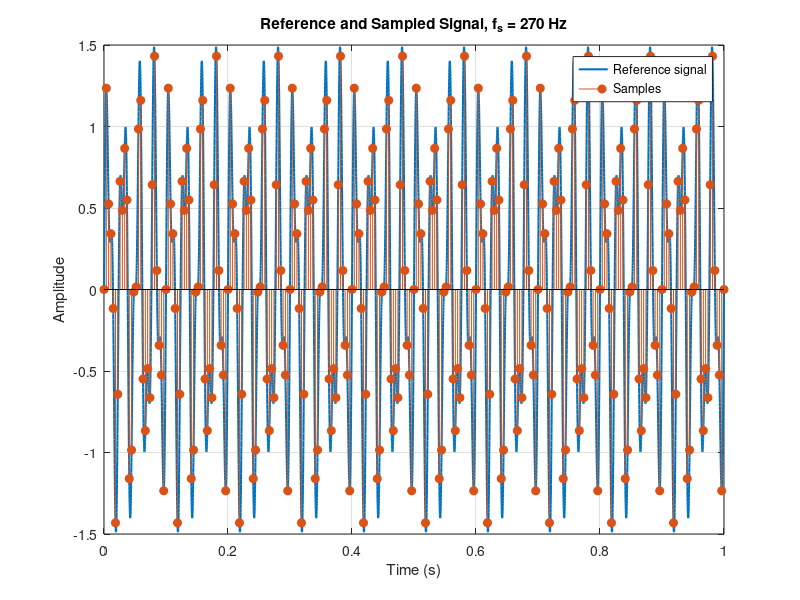
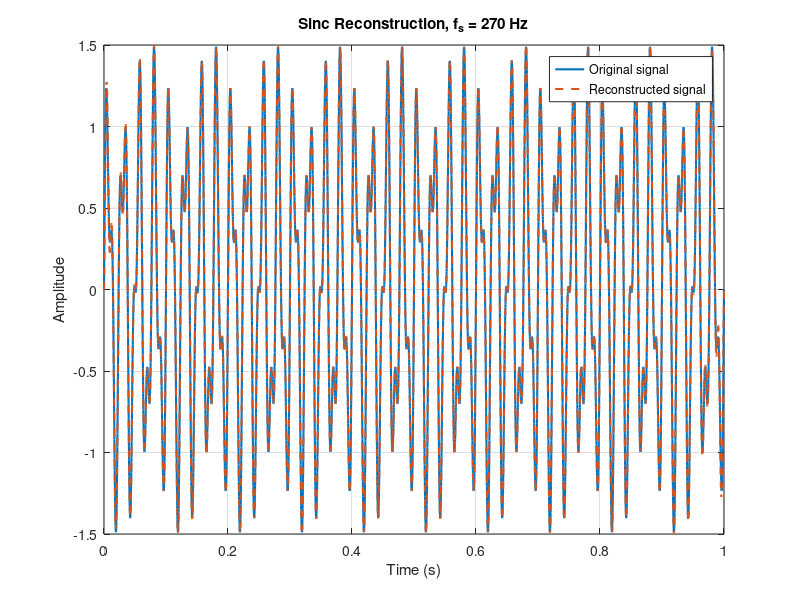
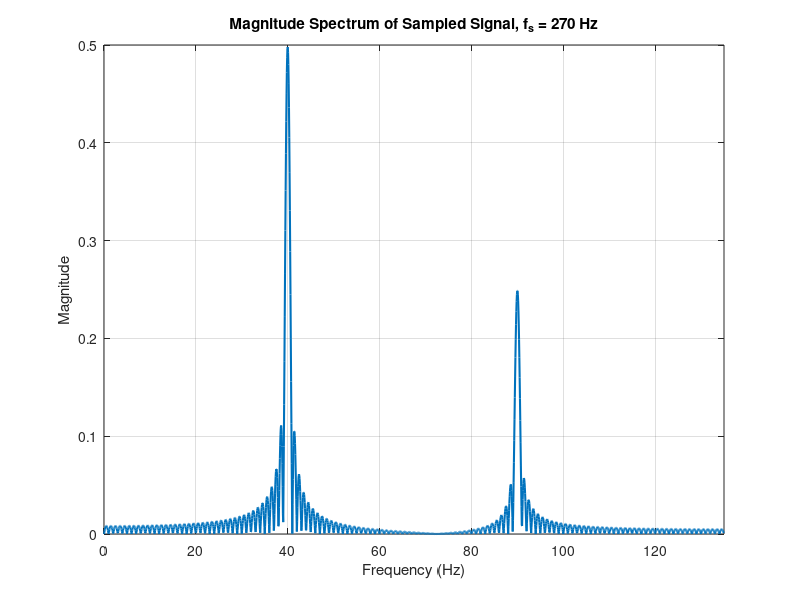
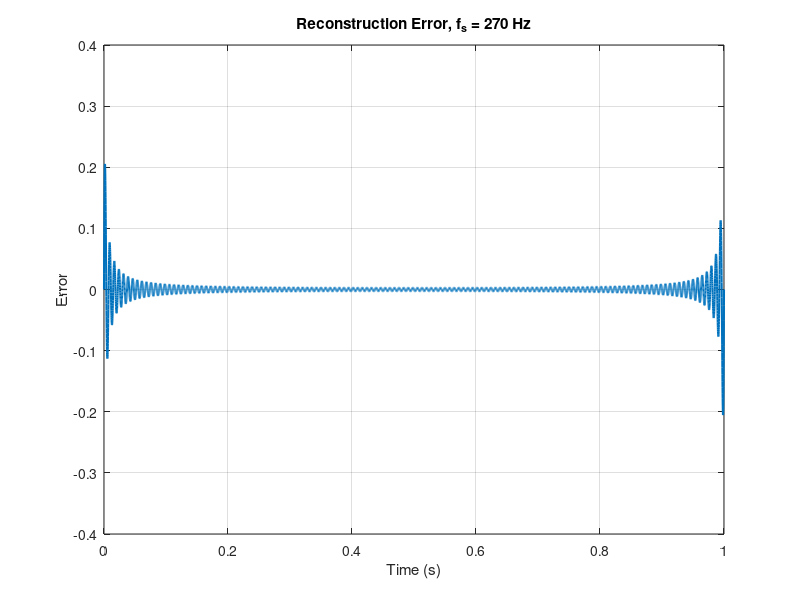

Write the MATLAB code that produced these figures, in order.
clc;
clear;
close all;

%% Experiment 3: Sampling, Aliasing and Reconstruction

% Signal frequencies
f1 = 40;              % First frequency in Hz
f2 = 90;              % Second frequency in Hz
fmax = max(f1,f2);    % Maximum frequency

% Nyquist rate
nyquist_rate = 2*fmax;

fprintf('Maximum frequency = %.2f Hz\n', fmax);
fprintf('Nyquist rate = %.2f Hz\n\n', nyquist_rate);

%% High-resolution reference signal
Fplot = 10000;        % Plotting resolution
T = 1;              % Signal duration

t = 0:1/Fplot:T;

x = sin(2*pi*f1*t) + 0.5*sin(2*pi*f2*t);

%% Sampling frequencies
fs_values = [270 180 140];

for k = 1:length(fs_values)

    fs = fs_values(k);

    % Sampling
    ts = 0:1/fs:T;
    xs = sin(2*pi*f1*ts) + 0.5*sin(2*pi*f2*ts);

    %% Sinc reconstruction
    xrec = zeros(size(t));

    for n = 1:length(ts)
        xrec = xrec + xs(n)*sinc(fs*(t-ts(n)));
    end

    %% Reconstruction error
    error_signal = x - xrec;

    RMSE = sqrt(mean(error_signal.^2));

    %% Aliased frequencies
    f_alias1 = abs(f1 - round(f1/fs)*fs);
    f_alias2 = abs(f2 - round(f2/fs)*fs);

    fprintf('Sampling frequency = %d Hz\n',fs);
    fprintf('RMSE = %.6f\n',RMSE);
    fprintf('Aliased f1 = %.2f Hz\n',f_alias1);
    fprintf('Aliased f2 = %.2f Hz\n\n',f_alias2);

    %% Figure 1: Reference and sampled signal
    figure;

    plot(t,x,'LineWidth',1.5);
    hold on;

    stem(ts,xs,'filled');

    xlabel('Time (s)');
    ylabel('Amplitude');

    title(['Reference and Sampled Signal, f_s = ',num2str(fs),' Hz']);

    legend('Reference signal','Samples');

    grid on;

    %% Figure 2: Reconstructed waveform
    figure;

    plot(t,x,'LineWidth',1.5);
    hold on;

    plot(t,xrec,'--','LineWidth',1.5);

    xlabel('Time (s)');
    ylabel('Amplitude');

    title(['Sinc Reconstruction, f_s = ',num2str(fs),' Hz']);

    legend('Original signal','Reconstructed signal');

    grid on;

 %% Figure 3: Magnitude spectrum of sampled signal

Nsample = length(xs);

% Zero padding for better frequency-domain visualization
Nfft = 4096;

Xsample = abs(fft(xs,Nfft))/Nsample;

f_axis = (0:Nfft-1)*(fs/Nfft);

% Keep only positive frequencies
half = 1:floor(Nfft/2);

figure;

plot(f_axis(half),Xsample(half),'LineWidth',1.5);

xlim([0 fs/2]);

xlabel('Frequency (Hz)');
ylabel('Magnitude');

title(['Magnitude Spectrum of Sampled Signal, f_s = ',num2str(fs),' Hz']);

grid on;
    %% Figure 4: Reconstruction error
    figure;

    plot(t,error_signal,'LineWidth',1.5);

    xlabel('Time (s)');
    ylabel('Error');

    title(['Reconstruction Error, f_s = ',num2str(fs),' Hz']);

    grid on;

end
